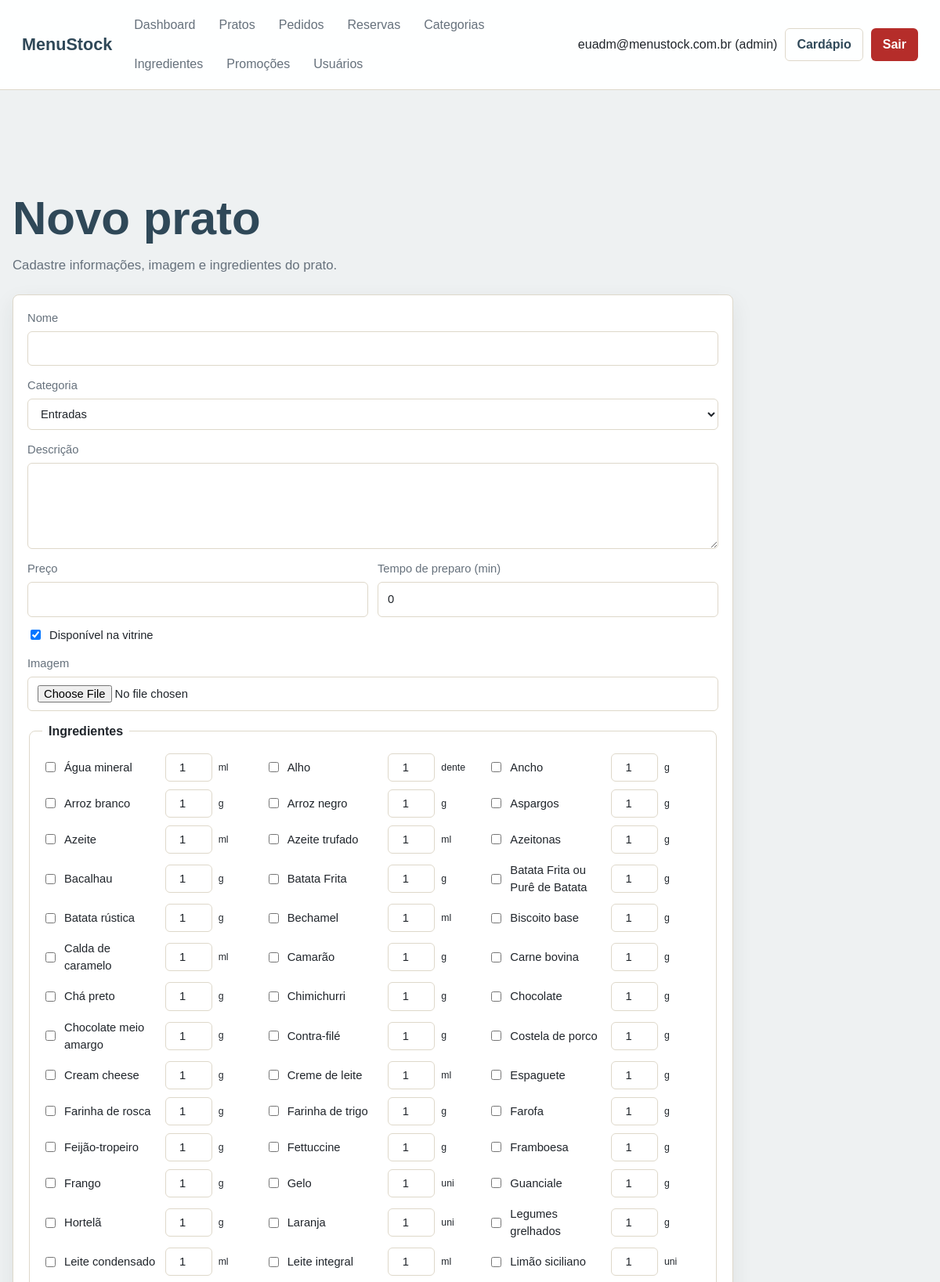
Screenshot of /admin/views/cadastrar_prato.php (signed in, upper part) with the database file from the repository.
### tables this page shows
CREATE TABLE `usuarios` (
  `id` int(11) NOT NULL,
  `nome` varchar(100) NOT NULL,
  `email` varchar(150) NOT NULL,
  `senha` varchar(255) NOT NULL,
  `telefone` varchar(20) DEFAULT NULL,
  `tipo` enum('admin','garcom','user') NOT NULL DEFAULT 'user',
  `login_attempts` tinyint(3) UNSIGNED NOT NULL DEFAULT 0,
  `locked_until` datetime DEFAULT NULL,
  `created_at` timestamp NOT NULL DEFAULT current_timestamp(),
  `updated_at` timestamp NOT NULL DEFAULT current_timestamp() ON UPDATE current_timestamp()
);

CREATE TABLE `ingredientes` (
  `id` int(11) NOT NULL,
  `nome` varchar(100) NOT NULL,
  `unidade` varchar(20) DEFAULT 'g' COMMENT 'g, ml, unidade, colher...',
  `created_at` timestamp NOT NULL DEFAULT current_timestamp(),
  `updated_at` timestamp NOT NULL DEFAULT current_timestamp() ON UPDATE current_timestamp()
);

### admin/config/auth.php (called while the page is built, shortened)
<?php
require_once __DIR__ . '/conexao.php';
function e(mixed $value): string
{
    return htmlspecialchars((string) $value, ENT_QUOTES, 'UTF-8');
}
function isLoggedIn(): bool
{
    return !empty($_SESSION['usuario_id']);
}
function currentUserId(): ?int
{
    return isset($_SESSION['usuario_id']) ? (int) $_SESSION['usuario_id'] : null;
}
function currentUserTipo(): ?string
{
    return $_SESSION['usuario_tipo'] ?? null;
}
function hasRole(array|string $roles): bool
{
    $roles = is_array($roles) ? $roles : [$roles];
    return isLoggedIn() && in_array(currentUserTipo(), $roles, true);
}
function currentUser(): ?array
{
    $stmt = getConnection()->prepare('SELECT id, nome, email, telefone, tipo FROM usuarios WHERE id = ?');
    $stmt->execute([currentUserId()]);
    $user = $stmt->fetch();
    return $user;
}

### admin/config/conexao.php (called while the page is built, shortened)
<?php
function getConnection(): PDO
{
    static $pdo = null;
    if ($pdo instanceof PDO) {
        return $pdo;
    }
    $host = getenv('DB_HOST') ?: 'localhost';
    $database = getenv('DB_NAME') ?: 'menustock';
    $user = getenv('DB_USER') ?: 'root';
    $password = getenv('DB_PASS') ?: '';
    $dsn = "mysql:host={$host};dbname={$database};charset=utf8mb4";
    try {
        $pdo = new PDO($dsn, $user, $password, [
            PDO::ATTR_ERRMODE => PDO::ERRMODE_EXCEPTION,
            PDO::ATTR_DEFAULT_FETCH_MODE => PDO::FETCH_ASSOC,
            PDO::ATTR_EMULATE_PREPARES => false,
        ]);
    } catch (PDOException $exception) {
        http_response_code(500);
        exit('Falha ao conectar ao banco de dados.');
    }
    return $pdo;
}

### admin/models/Categoria.php (called while the page is built, shortened)
<?php
require_once __DIR__ . '/../config/conexao.php';
class Categoria
{
    private PDO $pdo;
    public function __construct()
    {
        $this->pdo = getConnection();
    }
    public function listar(): array
    {
        return $this->pdo
            ->query('SELECT * FROM categorias ORDER BY ordem_exibicao, nome')
            ->fetchAll();
    }
}

### admin/models/Ingrediente.php (called while the page is built, shortened)
<?php
require_once __DIR__ . '/../config/conexao.php';
class Ingrediente
{
    private PDO $pdo;
    public function __construct()
    {
        $this->pdo = getConnection();
    }
    public function listar(): array
    {
        return $this->pdo
            ->query('SELECT * FROM ingredientes ORDER BY nome')
            ->fetchAll();
    }
}

### admin/views/cadastrar_prato.php (the view, shortened to what this page needs)
<?php
require_once __DIR__ . '/../config/auth.php';
require_once __DIR__ . '/../models/Prato.php';
require_once __DIR__ . '/../models/Categoria.php';
require_once __DIR__ . '/../models/Ingrediente.php';
$categorias = (new Categoria())->listar();
$ingredientes = (new Ingrediente())->listar();
require_once __DIR__ . '/../config/header_admin.php';
?>
<section class="page-heading">
    <h1>Novo prato</h1>
    <p>Cadastre informações, imagem e ingredientes do prato.</p>
</section>
<form method="post" enctype="multipart/form-data" class="panel stack-form wide-form">
    <label>
        Nome
        <input type="text" name="nome" required maxlength="100">
    </label>
    <label>
        Categoria
        <select name="categoria_id" required>
            <?php foreach ($categorias as $categoria): ?>
                <option value="<?= (int) $categoria['id'] ?>"><?= e($categoria['nome']) ?></option>
            <?php endforeach; ?>
        </select>
    </label>
    <label>
        Descrição
        <textarea name="descricao" rows="4"></textarea>
    </label>
    <div class="form-grid">
        <label>
            Preço
            <input type="number" name="preco" min="0" step="0.01" required>
        </label>
        <label>
            Tempo de preparo (min)
            <input type="number" name="tempo_preparo" min="0" step="1" value="0">
        </label>
        <label class="check-row">
            <input type="checkbox" name="disponivel" value="1" checked>
            Disponível na vitrine
        </label>
    </div>
    <label>
        Imagem
        <input type="file" name="imagem" accept="image/png,image/jpeg,image/webp,image/gif">
    </label>
    <fieldset>
        <legend>Ingredientes</legend>
        <div class="ingredient-grid">
            <?php foreach ($ingredientes as $ingrediente): ?>
                <label class="ingredient-row">
                    <input type="checkbox" name="ingredientes[]" value="<?= (int) $ingrediente['id'] ?>">
                    <span><?= e($ingrediente['nome']) ?></span>
                    <input type="number" name="quantidades[<?= (int) $ingrediente['id'] ?>]" min="0" step="0.01" value="1" aria-label="Quantidade">
                    <small><?= e($ingrediente['unidade']) ?></small>
                </label>
            <?php endforeach; ?>
        </div>
    </fieldset>
</form>
<?php require_once __DIR__ . '/../config/footer_admin.php'; ?>

### admin/config/header_admin.php (shortened to what this page needs)
<?php
require_once __DIR__ . '/auth.php';
$adminUser = currentUser();
?>
<!doctype html>
<html lang="pt-BR">
<head>
    <link rel="stylesheet" href="../public/css/style.css">
</head>
<body class="admin-body">
<header class="admin-topbar">
    <a class="brand" href="<?= hasRole('garcom') ? 'menu_garcom.php' : 'dashboard.php' ?>">MenuStock</a>
    <nav class="admin-nav" aria-label="Menu administrativo">
        <a href="dashboard.php">Dashboard</a>
        <a href="gerenciar_pratos.php">Pratos</a>
        <a href="gerenciar_pedidos.php">Pedidos</a>
        <a href="gerenciar_reservas.php">Reservas</a>
        <?php if (hasRole('admin')): ?>
            <a href="gerenciar_categorias.php">Categorias</a>
            <a href="gerenciar_ingredientes.php">Ingredientes</a>
            <a href="gerenciar_promocoes.php">Promoções</a>
            <a href="ver_usuarios.php">Usuários</a>
        <?php endif; ?>
    </nav>
    <div class="topbar-actions">
        <span><?= e($adminUser['nome'] ?? 'Usuário') ?> (<?= e(currentUserTipo() ?? '') ?>)</span>
        <a class="btn btn-ghost" href="../../index.php">Cardápio</a>
        <form method="post" action="../controllers/logout.php">
            <button class="btn btn-danger" type="submit">Sair</button>
        </form>
    </div>
</header>
<main class="container admin-main">

### admin/public/css/style.css (style rules this page uses)
:root { --bg: #f7f5ef; --surface: #ffffff; --surface-soft: #f1eee6; --text: #20252b; --muted: #66717c; --line: #ded8ca; --primary: #2f4858; --primary-dark: #213540; --secondary: #e85d2a; --secondary-dark: #c74718; --success: #1f8a5b; --danger: #b52d2a; --warning: #a46c00; --radius: 8px; --shadow: 0 10px 28px rgba(35, 45, 55, 0.08); }
* { box-sizing: border-box; }
body { margin: 0; min-height: 100vh; background: var(--bg); color: var(--text); font-family: Arial, Helvetica, sans-serif; line-height: 1.5; }
a { color: inherit; text-decoration: none; }
button, input, select, textarea { font: inherit; }
input, select, textarea { width: 100%; border: 1px solid var(--line); border-radius: 6px; background: #fff; color: var(--text); padding: 10px 12px; }
textarea { resize: vertical; }
label { display: grid; gap: 6px; color: var(--muted); font-size: 0.92rem; }
fieldset { border: 1px solid var(--line); border-radius: var(--radius); padding: 16px; }
legend { padding: 0 8px; font-weight: 700; }
.container { width: min(1180px, calc(100% - 32px)); margin: 0 auto; }
.admin-body .container { width: min(1400px, calc(100% - 32px)); }
.site-header, .admin-topbar { position: sticky; top: 0; z-index: 20; display: flex; align-items: center; gap: 18px; justify-content: space-between; min-height: 72px; padding: 12px 28px; background: rgba(255, 255, 255, 0.94); border-bottom: 1px solid var(--line); backdrop-filter: blur(12px); }
.brand { color: var(--primary); font-size: 1.35rem; font-weight: 800; white-space: nowrap; }
.site-nav, .admin-nav, .site-actions, .topbar-actions, .inline-form, .form-actions, .section-head, .cart-summary, .order-head { display: flex; align-items: center; gap: 10px; flex-wrap: wrap; }
.site-nav, .admin-nav { flex: 1; }
.site-nav a, .admin-nav a { color: var(--muted); padding: 8px 10px; border-radius: 6px; }
.admin-body { background: #eef1f2; }
.admin-main { padding: 28px 0 44px; }
.btn { display: inline-flex; align-items: center; justify-content: center; gap: 8px; min-height: 38px; border: 1px solid transparent; border-radius: 6px; padding: 8px 14px; cursor: pointer; font-weight: 700; }
.btn-danger { background: var(--danger); color: #fff; }
.btn-ghost { background: transparent; border-color: var(--line); color: var(--primary); }
.hero h1, .page-heading h1 { max-width: 720px; margin: 0; color: var(--primary); font-size: clamp(2rem, 5vw, 4rem); line-height: 1; }
.hero p, .page-heading p { max-width: 620px; color: var(--muted); font-size: 1.05rem; }
.card, .panel, .stat-card, .empty-state { background: var(--surface); border: 1px solid var(--line); border-radius: var(--radius); box-shadow: var(--shadow); }
.card-content, .panel, .empty-state { padding: 18px; }
.stack, .stack-form { display: grid; gap: 14px; }
.page-heading { padding: 28px 0 8px; }
.form-grid { display: grid; grid-template-columns: repeat(2, minmax(0, 1fr)); gap: 12px; }
.check-row { display: flex; align-items: center; gap: 8px; color: var(--text); }
.check-row input { width: auto; }
.ingredient-grid { display: grid; grid-template-columns: repeat(auto-fill, minmax(240px, 1fr)); gap: 10px; }
.ingredient-row { display: grid; grid-template-columns: auto 1fr 60px 50px; align-items: center; gap: 8px; color: var(--text); }
.ingredient-row input[type='checkbox'] { width: auto; }
.ingredient-row input[type='number'] { padding: 6px 4px; text-align: center; }
.wide-form { max-width: 920px; }

### rows the page displays
usuarios: nome "euadm@menustock.com.br"
ingredientes: nome "Água mineral", unidade "ml"
ingredientes: nome "Alho", unidade "dente"
ingredientes: nome "Ancho", unidade "g"
ingredientes: nome "Arroz branco", unidade "g"
ingredientes: nome "Arroz negro", unidade "g"
ingredientes: nome "Aspargos", unidade "g"
ingredientes: nome "Azeite", unidade "ml"
ingredientes: nome "Azeite trufado", unidade "ml"
ingredientes: nome "Azeitonas", unidade "g"
ingredientes: nome "Bacalhau", unidade "g"
ingredientes: nome "Batata Frita", unidade "g"
ingredientes: nome "Batata Frita ou Purê de Batata", unidade "g"
ingredientes: nome "Batata rústica", unidade "g"
ingredientes: nome "Bechamel", unidade "ml"
ingredientes: nome "Biscoito base", unidade "g"
ingredientes: nome "Calda de caramelo", unidade "ml"
ingredientes: nome "Camarão", unidade "g"
ingredientes: nome "Carne bovina", unidade "g"
ingredientes: nome "Chá preto", unidade "g"
ingredientes: nome "Chimichurri", unidade "g"
ingredientes: nome "Chocolate", unidade "g"
ingredientes: nome "Chocolate meio amargo", unidade "g"
ingredientes: nome "Contra-filé", unidade "g"
ingredientes: nome "Costela de porco", unidade "g"
ingredientes: nome "Cream cheese", unidade "g"
ingredientes: nome "Creme de leite", unidade "ml"
ingredientes: nome "Espaguete", unidade "g"
ingredientes: nome "Farinha de rosca", unidade "g"
ingredientes: nome "Farinha de trigo", id "1", unidade "g"
ingredientes: nome "Farofa", unidade "g"
ingredientes: nome "Feijão-tropeiro", unidade "g"
ingredientes: nome "Fettuccine", unidade "g"
ingredientes: nome "Framboesa", unidade "g"
ingredientes: nome "Frango", unidade "g"
ingredientes: nome "Gelo", unidade "uni"
ingredientes: nome "Guanciale", unidade "g"
ingredientes: nome "Hortelã", unidade "g"
ingredientes: nome "Laranja", unidade "uni"
ingredientes: nome "Legumes grelhados", unidade "g"
ingredientes: nome "Leite condensado", unidade "ml"
ingredientes: nome "Leite integral", unidade "ml"
ingredientes: nome "Limão siciliano", unidade "uni"

### other values shown
currentUserTipo() "admin"
form field categoria_id "Entradas"
